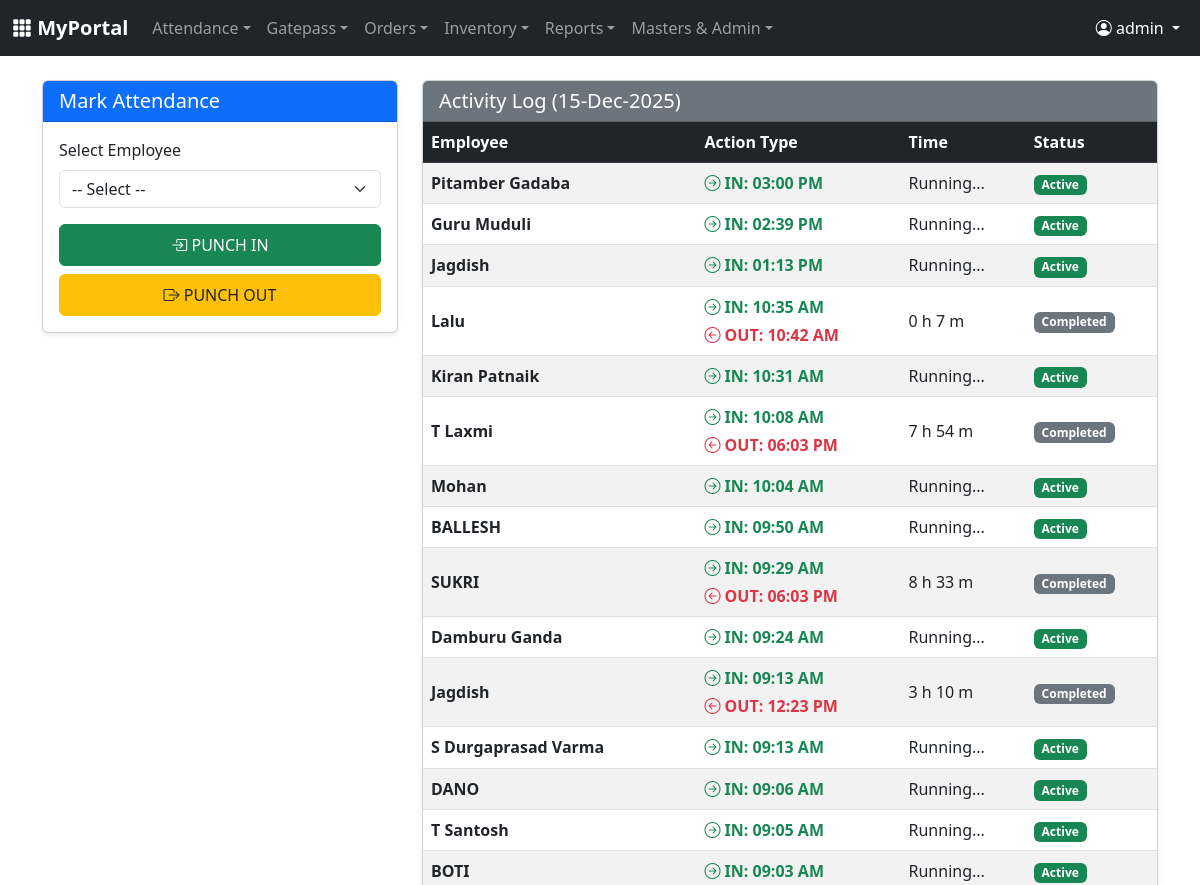
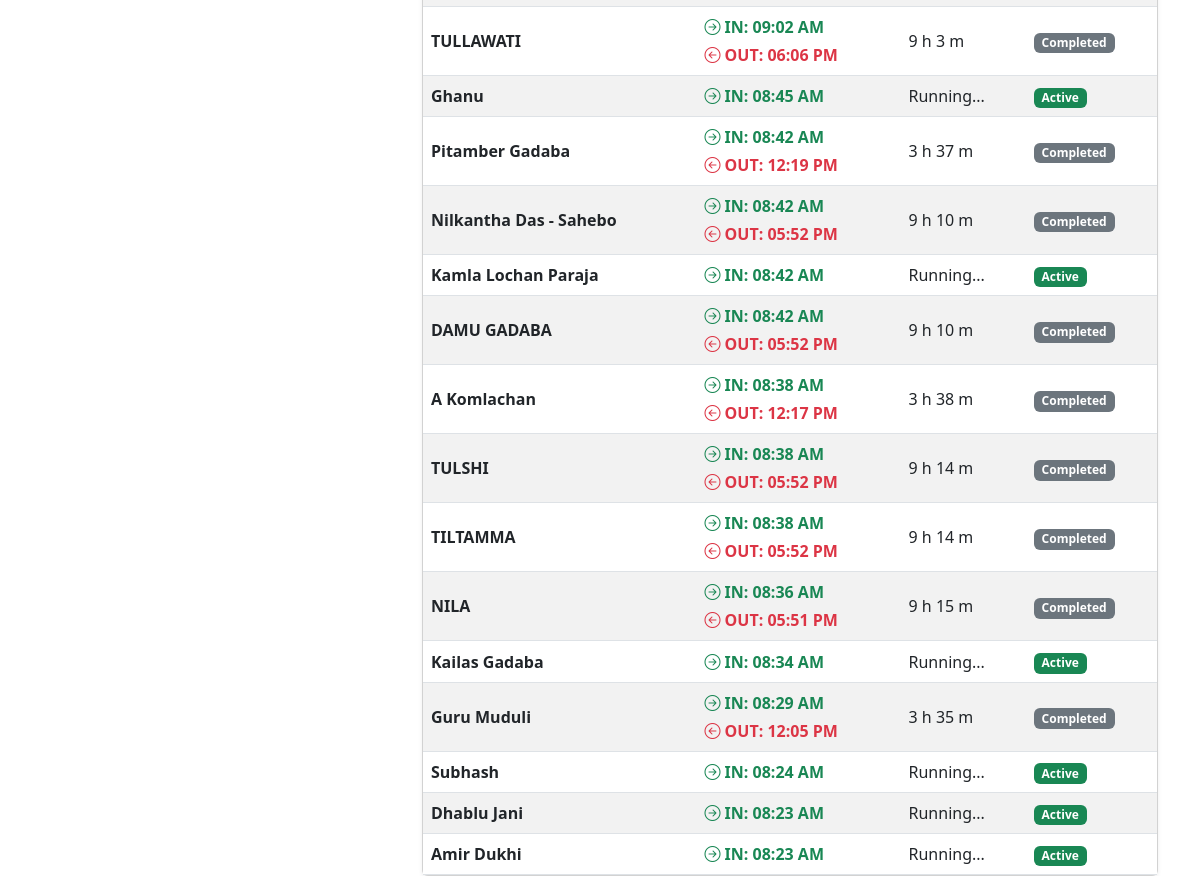
Screenshot of /attendance.php (signed in) with the database file from the repository (2 pictures, top to bottom).
### tables this page shows
CREATE TABLE `attendance` (
  `id` int NOT NULL,
  `employee_id` int NOT NULL,
  `punch_in` datetime DEFAULT NULL,
  `punch_out` datetime DEFAULT NULL,
  `work_date` date NOT NULL
);

CREATE TABLE `employees` (
  `id` int NOT NULL,
  `name` varchar(100) NOT NULL,
  `designation` varchar(100) DEFAULT NULL,
  `mobile_no` varchar(15) DEFAULT NULL,
  `alt_mobile` varchar(15) DEFAULT NULL,
  `whatsapp_no` varchar(15) DEFAULT NULL,
  `email` varchar(100) DEFAULT NULL,
  `address` text,
  `joining_date` date DEFAULT NULL,
  `created_at` datetime DEFAULT CURRENT_TIMESTAMP
);

### attendance.php (the view, shortened to what this page needs)
<?php
require_once 'config.php';
$today = date('Y-m-d');
$log_sql = "SELECT a.*, e.name, e.designation
            FROM attendance a
            JOIN employees e ON a.employee_id = e.id
            WHERE a.work_date = '$today'
            ORDER BY a.punch_in DESC";
$logs = $conn->query($log_sql);
?>
<!DOCTYPE html>
<html>
<head>
    <link href="https://cdn.jsdelivr.net/npm/bootstrap@5.3.0/dist/css/bootstrap.min.css" rel="stylesheet">
    <link rel="stylesheet" href="https://cdn.jsdelivr.net/npm/bootstrap-icons@1.10.0/font/bootstrap-icons.css">
</head>
<body>
    <?php include 'navbar.php'; ?>
    <div class="container">
        <div class="row">
            <div class="col-md-4 mb-4">
                <div class="card shadow-sm sticky-top" style="top: 20px;">
                    <div class="card-header bg-primary text-white">
                        <h5 class="mb-0">Mark Attendance</h5>
                    </div>
                    <div class="card-body">
                        <form method="post">
                            <div class="mb-3">
                                <label class="form-label">Select Employee</label>
                                <select name="employee_id" class="form-select" required>
                                    <option value="">-- Select --</option>
                                </select>
                            </div>
                            <div class="d-grid gap-2">
                                <button type="submit" name="punch_in" class="btn btn-success py-2">
                                    <i class="bi bi-box-arrow-in-right"></i> PUNCH IN
                                </button>
                                <button type="submit" name="punch_out" class="btn btn-warning py-2 text-dark">
                                    <i class="bi bi-box-arrow-right"></i> PUNCH OUT
                                </button>
                            </div>
                        </form>
                    </div>
                </div>
            </div>
            <div class="col-md-8">
                <div class="card shadow-sm">
                    <div class="card-header bg-secondary text-white">
                        <h5 class="mb-0">Activity Log (<?php echo date('d-M-Y'); ?>)</h5>
                    </div>
                    <div class="card-body p-0">
                        <div class="table-responsive">
                            <table class="table table-striped mb-0 align-middle">
                                <thead class="table-dark">
                                    <tr>
                                        <th>Employee</th>
                                        <th>Action Type</th>
                                        <th>Time</th>
                                        <th>Status</th>
                                    </tr>
                                </thead>
                                <tbody>
                                    <?php if ($logs && $logs->num_rows > 0): ?>
                                        <?php while($row = $logs->fetch_assoc()):
                                            $has_out = !empty($row['punch_out']);
                                            $in_time = date('h:i A', strtotime($row['punch_in']));
                                            $out_time = $has_out ? date('h:i A', strtotime($row['punch_out'])) : null;
                                        ?>
                                        <tr>
                                            <td>
                                                <strong><?php echo htmlspecialchars($row['name'] ?? ''); ?></strong><br>
                                            </td>
                                            <td>
                                                <div class="text-success fw-bold">
                                                    <i class="bi bi-arrow-right-circle"></i> IN: <?php echo $in_time; ?>
                                                </div>
                                                <?php if($has_out): ?>
                                                <div class="text-danger fw-bold mt-1">
                                                    <i class="bi bi-arrow-left-circle"></i> OUT: <?php echo $out_time; ?>
                                                </div>
                                                <?php endif; ?>
                                            </td>
                                            <td>
                                                <?php
                                                if($has_out){
                                                    $start = new DateTime($row['punch_in']);
                                                    $end = new DateTime($row['punch_out']);
                                                    echo $start->diff($end)->format('%h h %i m');
                                                } else {
                                                    echo "Running...";
                                                }
                                                ?>
                                            </td>
                                            <td>
                                                <?php echo $has_out ? '<span class="badge bg-secondary">Completed</span>' : '<span class="badge bg-success">Active</span>'; ?>
                                            </td>
                                        </tr>
                                        <?php endwhile; ?>
                                    <?php else: ?>
                                        <tr><td colspan="4" class="text-center p-4">No punches recorded today.</td></tr>
                                    <?php endif; ?>
                                </tbody>
                            </table>
                        </div>
                    </div>
                </div>
            </div>
        </div>
    </div>
</body>
</html>

### rows the page displays
attendance: employee.name "Pitamber Gadaba", punch_in "03:00 PM", shows "Running...", shows "Active"
attendance: employee.name "Guru Muduli", punch_in "02:39 PM", shows "Running...", shows "Active"
attendance: employee.name "Jagdish", punch_in "01:13 PM", shows "Running...", shows "Active"
attendance: employee.name "Lalu", punch_in "10:35 AM", punch_out "10:42 AM", $start->diff($end)->format('%h h %i m') "0 h 7 m", shows "Completed"
attendance: employee.name "Kiran Patnaik", punch_in "10:31 AM", shows "Running...", shows "Active"
attendance: employee.name "T Laxmi", punch_in "10:08 AM", punch_out "06:03 PM", $start->diff($end)->format('%h h %i m') "7 h 54 m", shows "Completed"
attendance: employee.name "Mohan", punch_in "10:04 AM", shows "Running...", shows "Active"
attendance: employee.name "BALLESH", punch_in "09:50 AM", shows "Running...", shows "Active"
attendance: employee.name "SUKRI", punch_in "09:29 AM", punch_out "06:03 PM", $start->diff($end)->format('%h h %i m') "8 h 33 m", shows "Completed"
attendance: employee.name "Damburu Ganda", punch_in "09:24 AM", shows "Running...", shows "Active"
attendance: employee.name "Jagdish", punch_in "09:13 AM", punch_out "12:23 PM", $start->diff($end)->format('%h h %i m') "3 h 10 m", shows "Completed"
attendance: employee.name "S Durgaprasad Varma", punch_in "09:13 AM", shows "Running...", shows "Active"
attendance: employee.name "DANO", punch_in "09:06 AM", shows "Running...", shows "Active"
attendance: employee.name "T Santosh", punch_in "09:05 AM", shows "Running...", shows "Active"
attendance: employee.name "BOTI", punch_in "09:03 AM", shows "Running...", shows "Active"
attendance: employee.name "TULLAWATI", punch_in "09:02 AM", punch_out "06:06 PM", $start->diff($end)->format('%h h %i m') "9 h 3 m", shows "Completed"
attendance: employee.name "Ghanu", punch_in "08:45 AM", shows "Running...", shows "Active"
attendance: employee.name "Pitamber Gadaba", punch_in "08:42 AM", punch_out "12:19 PM", $start->diff($end)->format('%h h %i m') "3 h 37 m", shows "Completed"
attendance: employee.name "Nilkantha Das - Sahebo", punch_in "08:42 AM", punch_out "05:52 PM", $start->diff($end)->format('%h h %i m') "9 h 10 m", shows "Completed"
attendance: employee.name "Kamla Lochan Paraja", punch_in "08:42 AM", shows "Running...", shows "Active"
attendance: employee.name "DAMU GADABA", punch_in "08:42 AM", punch_out "05:52 PM", $start->diff($end)->format('%h h %i m') "9 h 10 m", shows "Completed"
attendance: employee.name "A Komlachan", punch_in "08:38 AM", punch_out "12:17 PM", $start->diff($end)->format('%h h %i m') "3 h 38 m", shows "Completed"
attendance: employee.name "TULSHI", punch_in "08:38 AM", punch_out "05:52 PM", $start->diff($end)->format('%h h %i m') "9 h 14 m", shows "Completed"
attendance: employee.name "TILTAMMA", punch_in "08:38 AM", punch_out "05:52 PM", $start->diff($end)->format('%h h %i m') "9 h 14 m", shows "Completed"
attendance: employee.name "NILA", punch_in "08:36 AM", punch_out "05:51 PM", $start->diff($end)->format('%h h %i m') "9 h 15 m", shows "Completed"
attendance: employee.name "Kailas Gadaba", punch_in "08:34 AM", shows "Running...", shows "Active"
attendance: employee.name "Guru Muduli", punch_in "08:29 AM", punch_out "12:05 PM", $start->diff($end)->format('%h h %i m') "3 h 35 m", shows "Completed"
attendance: employee.name "Subhash", punch_in "08:24 AM", shows "Running...", shows "Active"
attendance: employee.name "Dhablu Jani", punch_in "08:23 AM", shows "Running...", shows "Active"
attendance: employee.name "Amir Dukhi", punch_in "08:23 AM", shows "Running...", shows "Active"

### other values shown
$user_name "admin"
